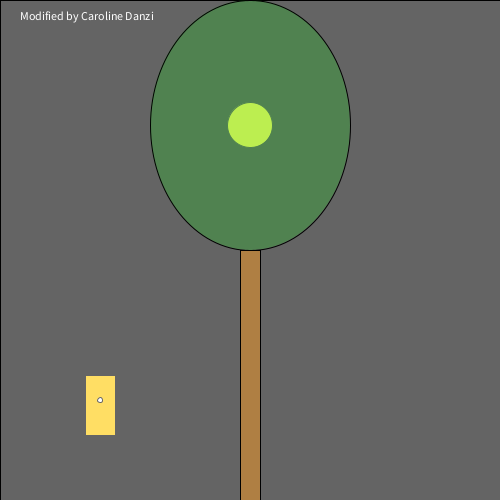
Frame 1 (no input)
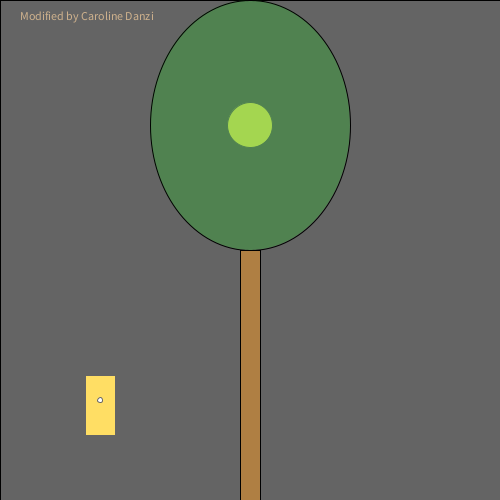
Frame 60 (the mouse pressed at the canvas centre just before this capture)
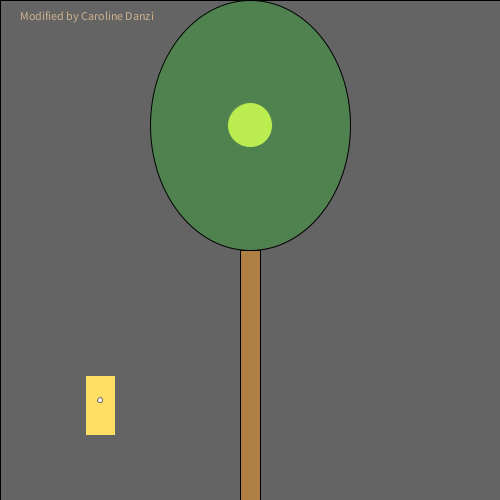
Frame 120 (the mouse held since frame 60 and released just before this capture)

The Processing sketch that drew these frames (run headless with seeded random() and noise(); from frame 60 on, the mouse is pressed at the canvas centre):

// Processing sketch: processing_109410
// ── processing_109410.pde

/*
  Norm Krumpe
  September 22, 2012
  Models a light that is triggered by motion (in this case, motion
  of the mouse).  The light also has a timer.  So, motion turns on the
  light, but a certain amount of time passing with no motion will
  cause the light to turn off again.
*/

// How close you need to get to the
// light sensor in order to turn on
// the light.  Higher values make it
// easier to trigger the light.  Distance
// is measured in pixels.
final int TRIGGER_DISTANCE = 50;

// The location of the sensor:
final int SWITCH_CENTER_X = 100;
final int SWITCH_CENTER_Y = 400;

// seconds until light shuts off automatically when there is no motion
final float SECONDS_UNTIL_AUTO_SHUTOFF = 10; 

// Light will initially be on because of this next value.
// Want the light off initially?  
// Set this to something less than SECONDS_UNTIL_AUTO_SHUTOFF
float timeOfLastTrigger = 0; 
boolean revealTriggerRegion = false;

// Just choose a window size
void setup() {
  size(500, 500);
}

// Each time the mouse moves, check to see
// if it triggered the motion sensor
void mouseMoved() {
  if (motionSensorWasTriggered()) {
    timeOfLastTrigger = millis()/1000.0;
  }
}

// When a key is pressed, toggle the "cheat" that
// reveals the motion sensor's trigger region.
void keyPressed() {
  revealTriggerRegion = !revealTriggerRegion;
}

// Draw the various parts of the scene
void draw() {
  background(0);
  text("Modified by Caroline Danzi", 20, 20);

  drawLightSwitch();
  drawLamp();  
  drawTriggerRegion();
}

// Draws all components of the lamp
void drawLamp() {
  drawLight();
  fill(0, 255, 0, 50);
  ellipse(width/2, height/4, 200, 250);
  fill(175, 127, 67);
  rect(240, 250, 20, 250);
}

// How the light gets drawn depends on whether
// the lightbulb is lit.
void drawLight() {

  if (secondsSinceLastTrigger() < SECONDS_UNTIL_AUTO_SHUTOFF) {
    // If the light is on:
    int strength = (int)random(156, 256);
    fill(strength, strength, 0);
    ellipse(250, 125, 45, 45);
    fill(255, 100);
    rect(0, 0, width, height);
  }

  else {
    // Light is off:
    fill(10, 10, 0);
    ellipse(250, 125, 45, 45);
  }
}

// Draw the light switch/sensor
void drawLightSwitch() {
  fill(255, 200, 0);
  rect(SWITCH_CENTER_X - 15, SWITCH_CENTER_Y - 25, 30, 60);
  fill(255);
  ellipse(SWITCH_CENTER_X, SWITCH_CENTER_Y, 5, 5);
}

// Return true if the mouse triggered the sensor
boolean motionSensorWasTriggered() {
  return distanceFromLightSwitch() < TRIGGER_DISTANCE;
}

// Compute the distance between the mouse and the sensor
float distanceFromLightSwitch() {  
  return dist(mouseX, mouseY, SWITCH_CENTER_X, SWITCH_CENTER_Y);
}

// Determine how long it has been since the motion sensor
// was last turned on.
float secondsSinceLastTrigger() {
  return millis()/1000.0 - timeOfLastTrigger;
}

// Show a "cheat" region so that you know where the mouse
// needs to go in order to trigger the light sensor
void drawTriggerRegion() {
  if (revealTriggerRegion) {
    fill(255, 25);
    ellipse(SWITCH_CENTER_X, SWITCH_CENTER_Y, 
    TRIGGER_DISTANCE * 2, TRIGGER_DISTANCE * 2);
  }
}
